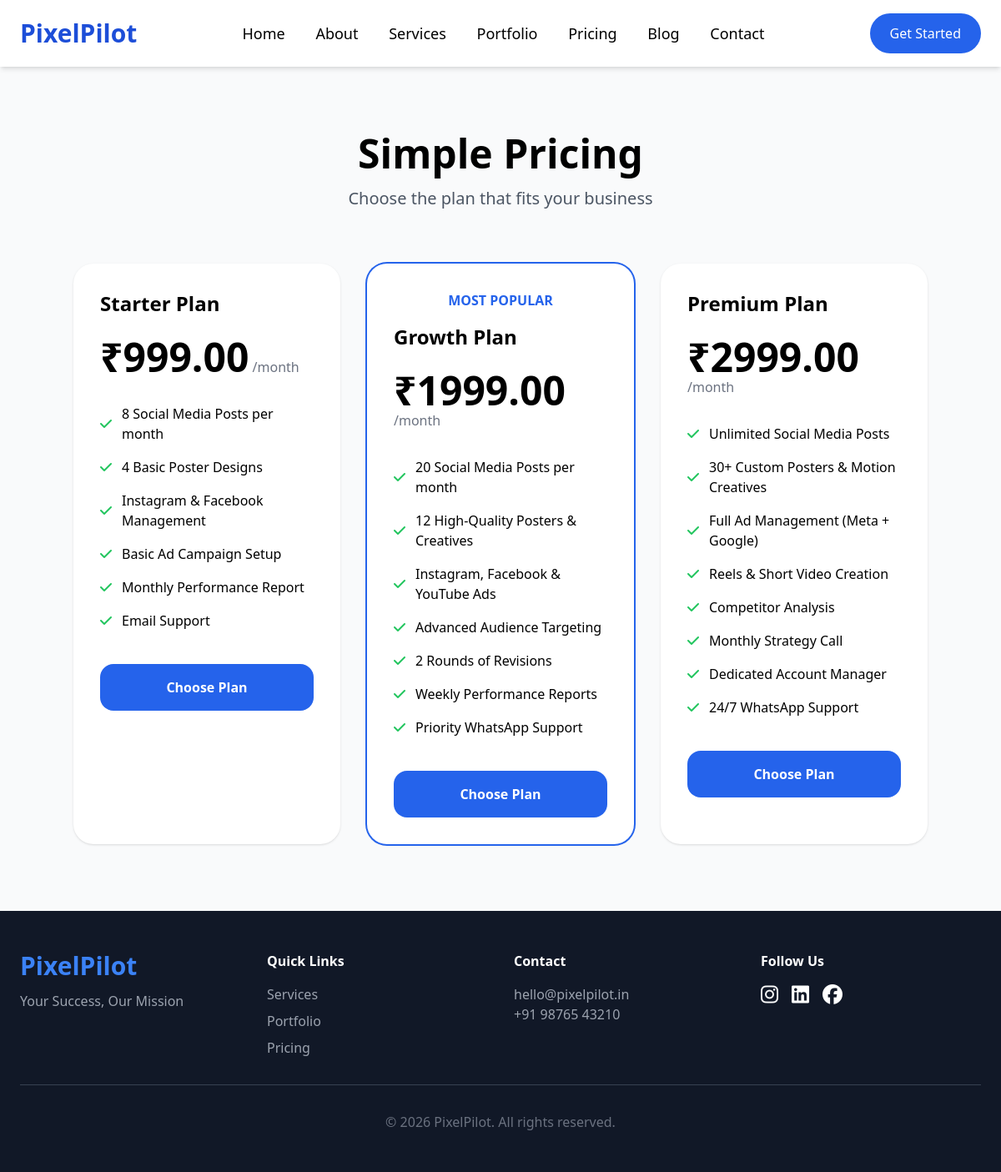
The page /pricing/ on the database its author committed.
### core/models.py (models this page shows, shortened)
class PricingPackage(models.Model):
    name = models.CharField(max_length=100)
    price = models.DecimalField(max_digits=10, decimal_places=2)
    period = models.CharField(max_length=20, default="month")
    features = models.JSONField(default=list)
    recommended = models.BooleanField(default=False)
    order = models.IntegerField(default=0)

### core/views.py (the view)
# urls.py: path('pricing/', views.pricing, name='pricing'),
def pricing(request):
    packages = PricingPackage.objects.all().order_by('order')
    return render(request, 'pricing.html', {'packages': packages})

### templates/pricing.html (shortened to what this page needs)
{% extends 'base.html' %}
{% block content %}
<section class="py-20 bg-gray-50">
    <div class="max-w-7xl mx-auto px-6">
        <h1 class="text-5xl font-bold text-center mb-4">Simple Pricing</h1>
        <p class="text-center text-xl text-gray-600 mb-16">Choose the plan that fits your business</p>
        <div class="grid md:grid-cols-3 gap-8 max-w-5xl mx-auto">
            {% for package in packages %}
            <div class="bg-white rounded-3xl p-8 shadow {{ package.recommended|yesno:'ring-2 ring-blue-600,' }}">
                {% if package.recommended %}
                <div class="text-center text-blue-600 font-semibold mb-4">MOST POPULAR</div>
                {% endif %}
                <h3 class="text-2xl font-bold">{{ package.name }}</h3>
                <div class="mt-6 mb-8">
                    <span class="text-5xl font-bold">₹{{ package.price }}</span>
                    <span class="text-gray-500">/{{ package.period }}</span>
                </div>
                <ul class="space-y-4 mb-10">
                    {% for feature in package.features %}
                    <li class="flex items-center gap-3">
                        <i class="fa-solid fa-check text-green-500"></i>
                        <span>{{ feature }}</span>
                    </li>
                    {% endfor %}
                </ul>
                <a href="/contact/" class="block text-center bg-blue-600 text-white py-4 rounded-2xl font-semibold hover:bg-blue-700">
                    Choose Plan
                </a>
            </div>
            {% endfor %}
        </div>
    </div>
</section>
{% endblock %}

### templates/base.html (shortened to what this page needs)
{% load static %}
<!DOCTYPE html>
<html lang="en">
<head>
    <script src="https://cdn.tailwindcss.com"></script>
    <link rel="stylesheet" href="https://cdnjs.cloudflare.com/ajax/libs/font-awesome/6.5.0/css/all.min.css">
    <link href="https://unpkg.com/aos@2.3.1/dist/aos.css" rel="stylesheet">
    <link rel="stylesheet" href="{% static 'css/style.css' %}">
</head>
<body class="font-sans">
    <nav class="bg-white shadow-md sticky top-0 z-50">
        <div class="max-w-7xl mx-auto px-6 py-4 flex justify-between items-center">
            <a href="/" class="text-3xl font-bold text-blue-700">PixelPilot</a>
            <div class="space-x-8 text-lg">
                <a href="/" class="hover:text-blue-600">Home</a>
                <a href="/about/" class="hover:text-blue-600">About</a>
                <a href="/services/" class="hover:text-blue-600">Services</a>
                <a href="/portfolio/" class="hover:text-blue-600">Portfolio</a>
                <a href="/pricing/" class="hover:text-blue-600">Pricing</a>
                <a href="/blog/" class="hover:text-blue-600">Blog</a>
                <a href="/contact/" class="hover:text-blue-600">Contact</a>
            </div>
            <a href="/contact/"
               class="bg-blue-600 text-white px-6 py-3 rounded-full hover:bg-blue-700 transition">
                Get Started
            </a>
        </div>
    </nav>
    {% block content %}{% endblock %}
    <footer class="bg-gray-900 text-white py-12">
        <div class="max-w-7xl mx-auto px-6">
            <div class="grid grid-cols-1 md:grid-cols-4 gap-8">
                <div>
                    <h3 class="text-3xl font-bold text-blue-500">PixelPilot</h3>
                    <p class="mt-3 text-gray-400">Your Success, Our Mission</p>
                </div>
                <div>
                    <h4 class="font-semibold mb-4">Quick Links</h4>
                    <ul class="space-y-2 text-gray-400">
                        <li><a href="/services/" class="hover:text-white">Services</a></li>
                        <li><a href="/portfolio/" class="hover:text-white">Portfolio</a></li>
                        <li><a href="/pricing/" class="hover:text-white">Pricing</a></li>
                    </ul>
                </div>
                <div>
                    <h4 class="font-semibold mb-4">Contact</h4>
                    <p class="text-gray-400">{{ company.email|default:"hello@pixelpilot.in" }}</p>
                    <p class="text-gray-400">{{ company.phone|default:"+91 98765 43210" }}</p>
                </div>
                <div>
                    <h4 class="font-semibold mb-4">Follow Us</h4>
                    <div class="flex gap-4 text-2xl">
                        <i class="fa-brands fa-instagram hover:text-blue-500 cursor-pointer"></i>
                        <i class="fa-brands fa-linkedin hover:text-blue-500 cursor-pointer"></i>
                        <i class="fa-brands fa-facebook hover:text-blue-500 cursor-pointer"></i>
                    </div>
                </div>
            </div>
            <hr class="my-8 border-gray-700">
            <p class="text-center text-gray-500">&copy; 2026 PixelPilot. All rights reserved.</p>
        </div>
    </footer>
</body>
</html>

### rows shown on the page
PricingPackage: name "Starter Plan", price "999.00", period "month", features "8 Social Media Posts per month" "4 Basic Poster Designs" "Instagram & Facebook Management" "Basic Ad Campaign Setup" "Monthly Performance Report" "Email Support"
PricingPackage: recommended "MOST POPULAR", name "Growth Plan", price "1999.00", period "month", features "20 Social Media Posts per month" "12 High-Quality Posters & Creatives" "Instagram, Facebook & YouTube Ads" "Advanced Audience Targeting" "2 Rounds of Revisions" "Weekly Performance Reports" "Priority WhatsApp Support"
PricingPackage: name "Premium Plan", price "2999.00", period "month", features "Unlimited Social Media Posts" "30+ Custom Posters & Motion Creatives" "Full Ad Management (Meta + Google)" "Reels & Short Video Creation" "Competitor Analysis" "Monthly Strategy Call" "Dedicated Account Manager" "24/7 WhatsApp Support"

### other values the page prints
{{ company.email|default:"hello@pixelpilot.in" }} "hello@pixelpilot.in"
{{ company.phone|default:"+91 98765 43210" }} "+91 98765 43210"
